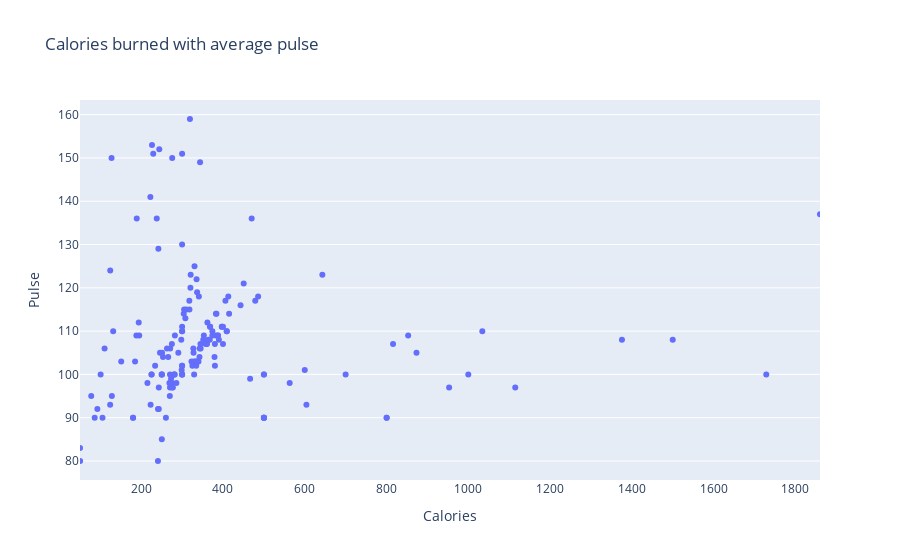

The cell this chart's notebook holds for it:
### Code cell
fig3 = px.strip(df, x="Calories", y="Pulse" ,title="Calories burned with average pulse")
fig3.show()

### Figure 1 — Plotly figure (JSON) as saved in the notebook; plotly's stock layout.template omitted (floating-point values rounded to 4 significant figures; data arrays with more than 128 entries replaced by an {"elided": "..."} marker saying what was removed)
{"data": [{"alignmentgroup": "True", "boxpoints": "all", "fillcolor": "rgba(255,255,255,0)", "hoveron": "points", "hovertemplate": "Calories=%{x}<br>Pulse=%{y}<extra></extra>", "legendgroup": "", "line": {"color": "rgba(255,255,255,0)"}, "marker": {"color": "#636efa"}, "name": "", "offsetgroup": "", "orientation": "v", "pointpos": 0, "showlegend": false, "type": "box", "x": {"elided": "169 float values"}, "x0": " ", "xaxis": "x", "y": {"elided": "169 int values"}, "y0": " ", "yaxis": "y"}], "layout": {"boxmode": "group", "legend": {"tracegroupgap": 0}, "title": {"text": "Calories burned with average pulse"}, "xaxis": {"anchor": "y", "domain": [0, 1], "title": {"text": "Calories"}}, "yaxis": {"anchor": "x", "domain": [0, 1], "title": {"text": "Pulse"}}}}
